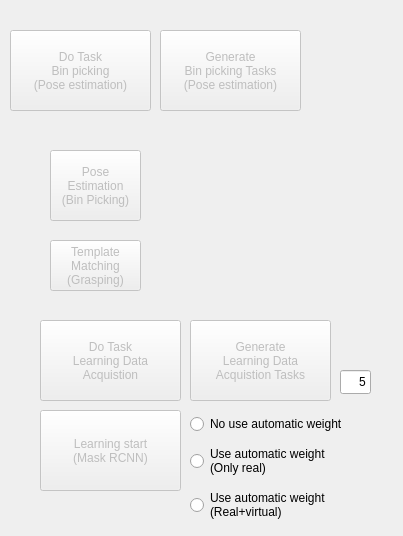
   <widget class="QWidget" name="tab_20">
    <attribute name="title">
     <string>UD</string>
    </attribute>
    <widget class="QPushButton" name="pushButton_doPoseEstimationBinPicking">
     <property name="enabled">
      <bool>false</bool>
     </property>
     <property name="geometry">
      <rect>
       <x>50</x>
       <y>150</y>
       <width>91</width>
       <height>71</height>
      </rect>
     </property>
     <property name="layoutDirection">
      <enum>Qt::LeftToRight</enum>
     </property>
     <property name="text">
      <string>Pose
Estimation
(Bin Picking)</string>
     </property>
    </widget>
    <widget class="QPushButton" name="pushButton_doTemplateMatching">
     <property name="enabled">
      <bool>false</bool>
     </property>
     <property name="geometry">
      <rect>
       <x>50</x>
       <y>240</y>
       <width>91</width>
       <height>51</height>
      </rect>
     </property>
     <property name="layoutDirection">
      <enum>Qt::LeftToRight</enum>
     </property>
     <property name="text">
      <string>Template
Matching
(Grasping)</string>
     </property>
    </widget>
    <widget class="QPushButton" name="task_pushButton_genTask_binPicking_poseEst">
     <property name="enabled">
      <bool>false</bool>
     </property>
     <property name="geometry">
      <rect>
       <x>160</x>
       <y>30</y>
       <width>141</width>
       <height>81</height>
      </rect>
     </property>
     <property name="sizePolicy">
      <sizepolicy hsizetype="Preferred" vsizetype="Preferred">
       <horstretch>0</horstretch>
       <verstretch>0</verstretch>
      </sizepolicy>
     </property>
     <property name="text">
      <string>Generate
Bin picking Tasks
(Pose estimation)</string>
     </property>
    </widget>
    <widget class="QPushButton" name="pushButton_doTask_binPicking_poseEst">
     <property name="enabled">
      <bool>false</bool>
     </property>
     <property name="geometry">
      <rect>
       <x>10</x>
       <y>30</y>
       <width>141</width>
       <height>81</height>
      </rect>
     </property>
     <property name="layoutDirection">
      <enum>Qt::LeftToRight</enum>
     </property>
     <property name="text">
      <string>Do Task
Bin picking
(Pose estimation)</string>
     </property>
     <property name="checkable">
      <bool>true</bool>
     </property>
    </widget>
    <widget class="QPushButton" name="pushButton_doTask_learningDataAcquisition">
     <property name="enabled">
      <bool>false</bool>
     </property>
     <property name="geometry">
      <rect>
       <x>40</x>
       <y>320</y>
       <width>141</width>
       <height>81</height>
      </rect>
     </property>
     <property name="layoutDirection">
      <enum>Qt::LeftToRight</enum>
     </property>
     <property name="text">
      <string>Do Task
Learning Data
Acquistion</string>
     </property>
     <property name="checkable">
      <bool>true</bool>
     </property>
    </widget>
    <widget class="QPushButton" name="task_pushButton_genTask_learningDataAcquisition">
     <property name="enabled">
      <bool>false</bool>
     </property>
     <property name="geometry">
      <rect>
       <x>190</x>
       <y>320</y>
       <width>141</width>
       <height>81</height>
      </rect>
     </property>
     <property name="sizePolicy">
      <sizepolicy hsizetype="Preferred" vsizetype="Preferred">
       <horstretch>0</horstretch>
       <verstretch>0</verstretch>
      </sizepolicy>
     </property>
     <property name="text">
      <string>Generate
Learning Data
Acquistion Tasks</string>
     </property>
    </widget>
    <widget class="QWidget" name="layoutWidget_32">
     <property name="geometry">
      <rect>
       <x>190</x>
       <y>410</y>
       <width>204</width>
       <height>117</height>
      </rect>
     </property>
     <layout class="QVBoxLayout" name="verticalLayout_60">
      <item>
       <widget class="QRadioButton" name="radioButton_use_manual_mrcnn_weight">
        <property name="text">
         <string>No use automatic weight</string>
        </property>
        <property name="checked">
         <bool>false</bool>
        </property>
       </widget>
      </item>
      <item>
       <widget class="QRadioButton" name="radioButton_use_automatic_mrcnn_weight_1">
        <property name="text">
         <string>Use automatic weight
(Only real)</string>
        </property>
        <property name="checked">
         <bool>false</bool>
        </property>
       </widget>
      </item>
      <item>
       <widget class="QRadioButton" name="radioButton_use_automatic_mrcnn_weight_2">
        <property name="text">
         <string>Use automatic weight
(Real+virtual)</string>
        </property>
        <property name="checked">
         <bool>false</bool>
        </property>
       </widget>
      </item>
     </layout>
    </widget>
    <widget class="QPushButton" name="pushButton_doTask_learningDataAquisition_2">
     <property name="enabled">
      <bool>false</bool>
     </property>
     <property name="geometry">
      <rect>
       <x>40</x>
       <y>410</y>
       <width>141</width>
       <height>81</height>
      </rect>
     </property>
     <property name="layoutDirection">
      <enum>Qt::LeftToRight</enum>
     </property>
     <property name="text">
      <string>Learning start
(Mask RCNN)</string>
     </property>
    </widget>
    <widget class="QLineEdit" name="lineEdit_learningDataNum">
     <property name="enabled">
      <bool>true</bool>
     </property>
     <property name="geometry">
      <rect>
       <x>340</x>
       <y>370</y>
       <width>31</width>
       <height>24</height>
      </rect>
     </property>
     <property name="text">
      <string>5</string>
     </property>
     <property name="alignment">
      <set>Qt::AlignRight|Qt::AlignTrailing|Qt::AlignVCenter</set>
     </property>
    </widget>
   </widget>
